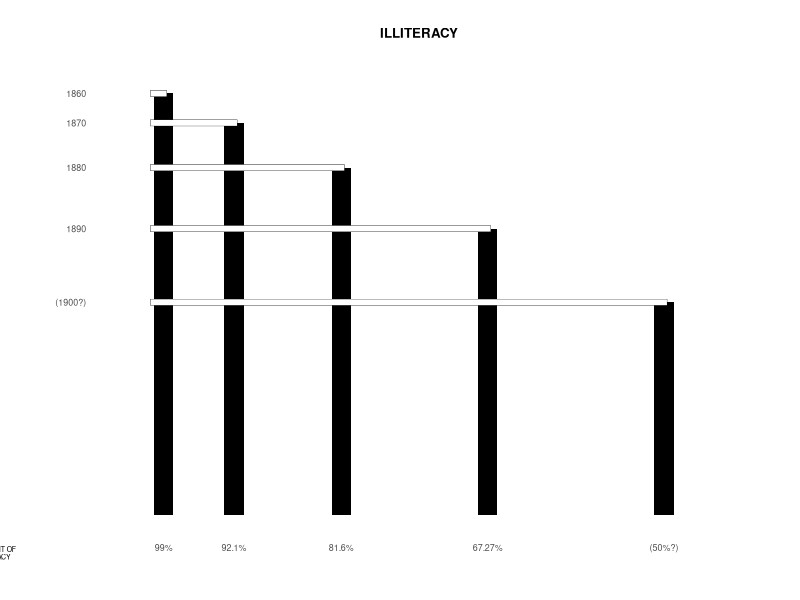

The R source for this figure:
rm(list = ls())

library(tidyverse)

### Illiteracy

# Create tibble with data
pct = c(99, 92.1, 81.6, 67.27, 50)

illiteracy = tibble(
  pct = c(99, 92.1, 81.6, 67.27, 50)
) %>% mutate(
  xend = -100,
  m_pct = - pct)

# Create vectors of plot labels
year_label <- c("(1900?)", "1890", "1880", "1870", "1860")
pct_label <- c("99%", "92.1%", "81.6%", "67.27%", "(50%?)")

# Plot
illiteracy_plot <- ggplot(illiteracy) + 
  # Vertical bars
  geom_bar(aes(x = -pct, y = pct), stat = "identity", width = 1.89, fill = "black") +
  # Horizontal black bars (the "outline")
  geom_segment(aes(x = m_pct, y = pct, xend = xend, yend = pct), 
               stat = "identity", size = 2.2, colour = "black", lineend = "square") +
  # Horizontal white bars (the "fill")
  geom_segment(aes(x = m_pct, y = pct, xend = xend, yend = pct), 
               stat = "identity", size = 2, colour = "white", lineend = "square") +
  # x axis labels
  scale_x_continuous(breaks = -pct, 
                     limits = c(-103, -45), 
                     label = pct_label,
                     name = str_wrap("PERCENT OF ILLITERACY", 10)) +
  # y axis labels
  scale_y_continuous(breaks = c(50, 67.27, 81.6, 92.1, 99), 
                     limits = c(0, 103),
                     label = year_label) +
  # Modify theme
  theme(plot.margin = margin(20, 40, 20, 40),
        text = element_text(size = 8, colour = "black"),
        plot.title = element_text(hjust = 0.5, face = "bold", margin = margin(0,0,10,0)),
        axis.title.x = element_text(hjust = -0.2, vjust = 6.4, size = 5),
        panel.background = element_blank(),
        panel.grid = element_blank(),
        axis.title.y = element_blank(),
        axis.ticks = element_blank()) +
  # Add title
  labs(title = "ILLITERACY") 
illiteracy_plot
